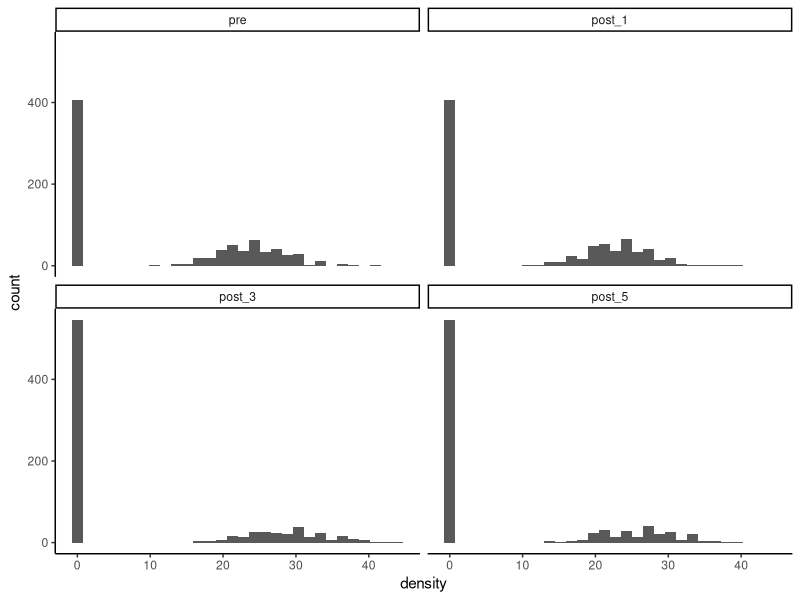
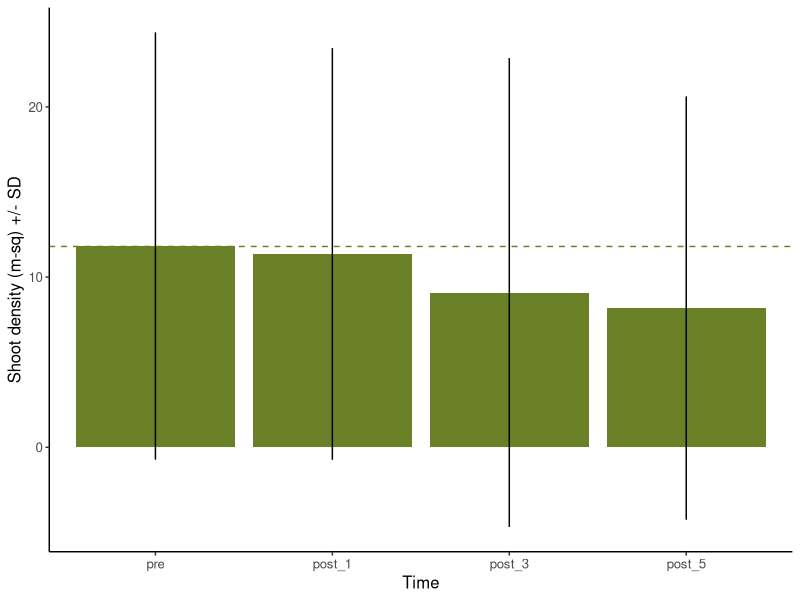
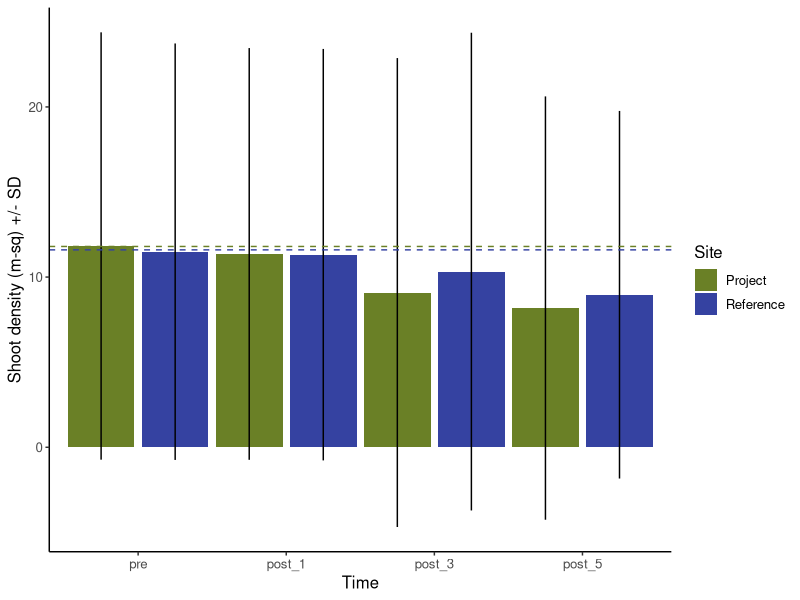

Here is the R script that generated these plots, in order: (Note: this script raises an error after producing the figures.)
## ---- chunk 1
library(tidyverse)
theme_set(theme_classic())
set.seed(9)
## ---- chunk 2
dat <- read.csv("example_eelgrass_data.csv", header = TRUE, stringsAsFactors = FALSE)

dat$time <- factor(dat$time, levels = c("pre", "one", "three", "five"))
dat$site <- factor(dat$site, levels = c("proj", "ref"))

dat.sum <- dat %>% 
  group_by(site, time) %>% 
  summarize(mean = mean(density),
            sd = sd(density))

pal <- c("#6A8026", "#3542A1")

manu.dat <- data.frame(
  quad = seq(1:50),
  eg = c(rpois(n = 18, lambda = 30), rep(0, 32))
)
## ---- chunk 3
dat.pre <- data.frame(
  quad = seq(1:796),
  density = c(rpois(n = 389, lambda = 24), rep(0, 407)),
  time = "pre",
  site = "proj"
)

dat.post1 <- data.frame(
  quad = seq(1:796),
  density = c(rpois(n = 389, lambda = 23), rep(0, 407)),
  time = "post_1",
  site = "proj"
)

dat.post3 <- data.frame(
  quad = seq(1:796),
  density = c(rpois(n = 250, lambda = 28), rep(0, 546)),
  time = "post_3",
  site = "proj"
)

dat.post5 <- data.frame(
  quad = seq(1:796),
  density = c(rpois(n = 250, lambda = 26), rep(0, 546)),
  time = "post_5",
  site = "proj"
)

dat.pre.ref <- data.frame(
  quad = seq(1:796),
  density = c(rpois(n = 389, lambda = 24), rep(0, 407)),
  time = "pre",
  site = "ref"
)

dat.post1.ref <- data.frame(
  quad = seq(1:796),
  density = c(rpois(n = 389, lambda = 23), rep(0, 407)),
  time = "post_1",
  site = "ref"
)

dat.post3.ref <- data.frame(
  quad = seq(1:796),
  density = c(rpois(n = 290, lambda = 28), rep(0, 506)),
  time = "post_3",
  site = "ref"
)

dat.post5.ref <- data.frame(
  quad = seq(1:796),
  density = c(rpois(n = 340, lambda = 21), rep(0, 456)),
  time = "post_5",
  site = "ref"
)

dat <- rbind.data.frame(dat.pre, dat.post1, dat.post3, dat.post5, dat.pre.ref, dat.post1.ref, dat.post3.ref, dat.post5.ref)

dat$density <- ifelse(dat$density < 0, 0, dat$density)

dat$time <- factor(dat$time, levels = c("pre", "post_1", "post_3", "post_5"))

dat.sum <- dat %>% 
  group_by(site, time) %>% 
  summarize(mean = mean(density),
            sd = sd(density))
## ---- chunk 4
# Known parameters
mean_pre <- round(mean(manu.dat$eg), 0)
alpha <- 0.1      # Significance level
beta <- 0.9       # Desired power
sd_pre <- round(sd(manu.dat$eg), 0)
delta <- (0.2 * mean_pre)  # Minimum detectable effect size (20% change)

# Calculate critical values
z_alpha_over_2 <- qnorm(1 - alpha/2)
z_beta <- abs(qnorm(1 - beta))

# Calculate sample size per group
sample_size <- ((2 * (z_alpha_over_2 + z_beta)^2 * sd_pre^2) / delta^2)
round(sample_size, 0)

200*qnorm(0.1)^2 / 5

2 *(qnorm(0.1) + qnorm(0.9))^2 * (10 / (10 - 8)^2)

## Whitehead
SSizWhitehead <- function(alpha, power, lambda_1, lambda_2, ratio) # estimate sample size
{
  tr = abs(-log(lambda_1/lambda_2))      
  lb = (ratio * lambda_1 + lambda_2)/(ratio + 1)
  za = qnorm(alpha)        # 1 tail
  zb = qnorm(1 - power)
  v = ((za + zb) / tr)^2
  return (round(v / ratio / lb * (ratio + 1) * (ratio + 1))) # total sample size (2 groups)
}

SSizWhitehead(0.1, 0.8, 11, (11 * 0.8), 1)
## ---- chunk 5
tran.dat <- data.frame(
  transect = as.character(1:7),
  length = c(90, rep(100, 6))
)

tran.dat$prop_tot_len <- tran.dat$length / sum(tran.dat$length)

tran.dat$tran_N <- round(tran.dat$prop_tot_len * round(sample_size, 0), 0)
## ---- chunk 6
mean_pre <- dat.sum[[1, 3]]
sd_pre <- dat.sum[[1, 4]]

surv_area <- ((90 * 10) + (6 * 100 * 10)) / 10.764
eg_area <- ( (46 * 10) +
             (38 * 10) +
             (34 * 10) +
             (37 * 10) +
             (60 * 10) +
             (64 * 10) +
             (59 * 10)) / 10.764

tot_pre_shoots <- eg_area * mean_pre
round(tot_pre_shoots, 0)
## ---- chunk 7
png(filename = "../Figures/worked_example_proj.png", width = 5, height = 3.5, units = "in", res = 400)
ggplot(dat.sum %>% 
         filter(site == "proj")) +
  geom_col(aes(x = time, y = mean, fill = site)) +
  geom_errorbar(aes(x = time, ymin = mean - sd, ymax = mean + sd, group = site), width = 0) +
  scale_fill_manual(values = pal, name = "Site", breaks = c("proj", "ref"), labels = c("Project", "Reference")) +
  geom_hline(aes(yintercept = 11.8), color = pal[1], linetype = "dashed") +
  xlab("Time") +
  ylab("Shoot density (m-sq) +/- SD") +
  theme(text = element_text(size = 12)) +
  theme(legend.position = "none")
dev.off()

ggplot(dat %>% 
         filter(site == "proj")) +
  geom_histogram(aes(x = density)) +
  facet_wrap(~ time)
## ---- chunk 8
## Year 1 ##
dat.1 <- dat %>% 
  filter(site == "proj") %>% 
  filter(time %in% c("pre", "post_1"))

mod.1 <- glm(density ~ time, data = dat.1, family = quasipoisson(link = "log"))
summary(mod.1)

## Year 3 ##
dat.2 <- dat %>% 
  filter(site == "proj") %>% 
  filter(time %in% c("pre", "post_3"))

mod.2 <- glm(density ~ time, data = dat.2, family = quasipoisson(link = "log"))
summary(mod.2)

## Year 5 ##
### Compare to pre ##
dat.3 <- dat %>% 
  filter(site == "proj") %>% 
  filter(time %in% c("pre", "post_5"))

mod.3 <- glm(density ~ time, data = dat.3, family = quasipoisson(link = "log"))
summary(mod.3)

### Compare to year 3 ##
dat.4 <- dat %>% 
  filter(site == "proj") %>% 
  filter(time %in% c("post_3", "post_5"))

mod.4 <- glm(density ~ time, data = dat.4, family = quasipoisson(link = "log"))
summary(mod.4)
## ---- chunk 9
## Year 3 ##
mean_3yr <- exp(2.465 - 0.288)

eg_shoots_3yr <- eg_area * mean_3yr

mit_shoots_3yr <- tot_pre_shoots - eg_shoots_3yr
round(mit_shoots_3yr)
## ---- chunk 10
png(filename = "../Figures/worked_example_proj_ref.png", width = 5.5, height = 3.5, units = "in", res = 400)
ggplot(dat.sum) +
  geom_col(aes(x = time, y = mean, group = site, fill = site), position = position_dodge(1)) +
  geom_errorbar(aes(x = time, ymin = mean - sd, ymax = mean + sd, group = site), position = position_dodge(1), width = 0) +
  scale_fill_manual(values = pal, name = "Site", breaks = c("proj", "ref"), labels = c("Project", "Reference")) +
  geom_hline(aes(yintercept = 11.8), color = pal[1], linetype = "dashed") +
  geom_hline(aes(yintercept = 11.6), color = pal[2], linetype = "dashed") +
  xlab("Time") +
  ylab("Shoot density (m-sq) +/- SD") +
  theme(text = element_text(size = 12))
dev.off()
## ---- chunk 11
## Project to reference ##
dat.5 <- dat %>% 
  filter(site %in% c("proj", "ref")) %>% 
  filter(time %in% c("pre"))

mod.5 <- glm(density ~ site, data = dat.5, family = quasipoisson(link = "log"))
summary(mod.5)

## Year 1 ##
dat.6 <- dat %>% 
  filter(time %in% c("pre", "post_1"))

mod.6 <- glm(density ~ time/site, data = dat.6, family = quasipoisson(link = "log"))
summary(mod.6)

## Year 3 ##
dat.7 <- dat %>% 
  filter(time %in% c("pre", "post_3"))

mod.7 <- glm(density ~ time/site, data = dat.7, family = quasipoisson(link = "log"))
summary(mod.7)

## Year 5 ##
dat.8 <- dat %>% 
  filter(time %in% c("pre", "post_5"))

mod.8 <- glm(density ~ time/site, data = dat.8, family = quasipoisson(link = "log"))
summary(mod.8)

### Compare to year 3 ##
dat.9 <- dat %>% 
  filter(time %in% c("post_3", "post_5"))

mod.9 <- glm(density ~ time/site, data = dat.9, family = quasipoisson(link = "log"))
summary(mod.9)
## ---- chunk 12
## Year 3 ##
mean_3yr_ref <- exp(mod.7$coefficients[[1]] - mod.7$coefficients[[4]])

tot_shoots_3yr_ref <- eg_area * mean_3yr_ref

mit_shoots_3yr_ref <- tot_pre_shoots - tot_shoots_3yr_ref
round(mit_shoots_3yr_ref)
## ---- chunk 13
dat.adj.1 <- dat %>% 
  filter(time %in% c("pre", "post_1")) 

dat.adj.1[797:1107, 2] <- dat.adj.1[797:1107, 2] * 0.75
dat.adj.1[2389:2698, 2] <- dat.adj.1[2389:2698, 2] * 0.75

dat.adj.1.sum <- dat.adj.1 %>% 
  group_by(site, time) %>% 
  summarise(mean = mean(density),
            sd = sd(density))
## ---- chunk 14
mod.10 <- glm(density ~ time/site, data = dat.adj.1, family = quasipoisson(link = "log"))
summary(mod.10)
## ---- chunk 15
ref_adj_shoots <- exp(mod.10$coefficients[[1]] + (mod.10$coefficients[[2]] + 0.200))

shoots_ref_adj <-  -(mean_pre - ref_adj_shoots * 314)

mit_shoots_ref_adj <- tot_pre_shoots - shoots_ref_adj
round(mit_shoots_ref_adj)

## with no ref ##
tot_pre_shoots - (tot_area * dat.adj.1.sum[[2, 3]])
